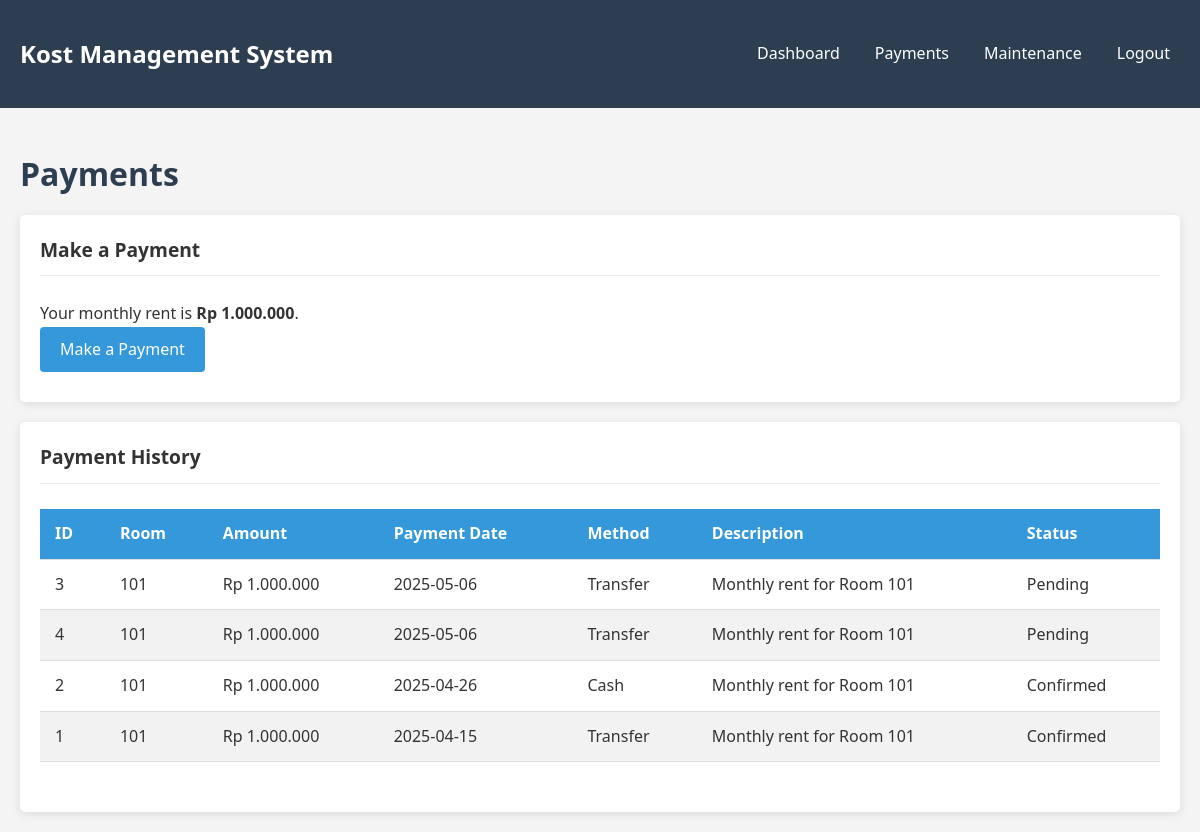
The app's page /resident/payments.php (signed in) with its own data.
### tables this page shows
CREATE TABLE `rooms` (
  `id` int(11) NOT NULL,
  `room_number` varchar(10) NOT NULL,
  `floor` int(11) NOT NULL,
  `price` decimal(10,2) NOT NULL,
  `facilities` text DEFAULT NULL,
  `status` enum('available','occupied','maintenance') NOT NULL DEFAULT 'available'
);

CREATE TABLE `payments` (
  `id` int(11) NOT NULL,
  `resident_id` int(11) NOT NULL,
  `room_id` int(11) NOT NULL,
  `amount` decimal(10,2) NOT NULL,
  `payment_date` date NOT NULL,
  `payment_method` enum('cash','transfer','other') NOT NULL,
  `description` varchar(255) DEFAULT NULL,
  `status` enum('pending','confirmed','rejected') NOT NULL DEFAULT 'pending',
  `created_at` timestamp NOT NULL DEFAULT current_timestamp()
);

### resident/payments.php (the view, shortened to what this page needs)
<?php
require_once "../config.php";
$records_per_page = 10;
$page = isset($_GET['page']) && is_numeric($_GET['page']) ? $_GET['page'] : 1;
$offset = ($page - 1) * $records_per_page;
$sql = "SELECT p.*, r.room_number
        FROM payments p
        JOIN rooms r ON p.room_id = r.id
        WHERE resident_id = ?
        ORDER BY payment_date DESC
        LIMIT ?, ?";
if($stmt = mysqli_prepare($conn, $sql)){
    mysqli_stmt_bind_param($stmt, "iii", $_SESSION["resident_id"], $offset, $records_per_page);
    if(mysqli_stmt_execute($stmt)){
        $payments = mysqli_stmt_get_result($stmt);
    } else{
        echo "Oops! Something went wrong. Please try again later.";
    }
}
$room_price = 0;
if(isset($_SESSION["room_id"]) && !empty($_SESSION["room_id"])){
    $sql = "SELECT price FROM rooms WHERE id = ?";
    if($stmt = mysqli_prepare($conn, $sql)){
        mysqli_stmt_bind_param($stmt, "i", $_SESSION["room_id"]);
        if(mysqli_stmt_execute($stmt)){
            $result = mysqli_stmt_get_result($stmt);
            if(mysqli_num_rows($result) == 1){
                $room = mysqli_fetch_array($result, MYSQLI_ASSOC);
                $room_price = $room["price"];
            }
        }
    }
}
?>
<!DOCTYPE html>
<html lang="en">
<head>
    <link rel="stylesheet" href="../css/style.css">
</head>
<body>
    <?php include "resident_navbar.php"; ?>
    <div class="container">
        <h1>Payments</h1>
        <?php if(isset($_SESSION["room_id"]) && !empty($_SESSION["room_id"])): ?>
        <div class="card" style="margin-bottom: 20px;">
            <div class="card-header">
                <div style="display: flex; justify-content: space-between; align-items: center;">
                    <span>Make a Payment</span>
                </div>
            </div>
            <div class="card-body">
                <p>Your monthly rent is <strong>Rp <?php echo number_format($room_price, 0, ',', '.'); ?></strong>.</p>
                <a href="payment_new.php" class="btn btn-primary">Make a Payment</a>
            </div>
        </div>
        <?php endif; ?>
        <div class="card">
            <div class="card-header">
                <span>Payment History</span>
            </div>
            <div class="card-body">
                <?php if(isset($payments) && mysqli_num_rows($payments) > 0): ?>
                <div class="table-container">
                    <table>
                        <thead>
                            <tr>
                                <th>ID</th>
                                <th>Room</th>
                                <th>Amount</th>
                                <th>Payment Date</th>
                                <th>Method</th>
                                <th>Description</th>
                                <th>Status</th>
                            </tr>
                        </thead>
                        <tbody>
                            <?php while($row = mysqli_fetch_array($payments)): ?>
                            <tr>
                                <td><?php echo htmlspecialchars($row["id"]); ?></td>
                                <td><?php echo htmlspecialchars($row["room_number"]); ?></td>
                                <td>Rp <?php echo number_format($row["amount"], 0, ',', '.'); ?></td>
                                <td><?php echo htmlspecialchars($row["payment_date"]); ?></td>
                                <td><?php echo ucfirst(htmlspecialchars($row["payment_method"])); ?></td>
                                <td><?php echo htmlspecialchars($row["description"]); ?></td>
                                <td>
                                    <?php
                                    $status_class = '';
                                    switch($row["status"]) {
                                        case 'confirmed':
                                            $status_class = 'text-success';
                                            break;
                                        case 'pending':
                                            $status_class = 'text-warning';
                                            break;
                                    }
                                    echo "<span class='{$status_class}'>" . ucfirst(htmlspecialchars($row["status"])) . "</span>";
                                    ?>
                                </td>
                            </tr>
                            <?php endwhile; ?>
                        </tbody>
                    </table>
                </div>
                <?php else: ?>
                <p>No payment records found.</p>
                <?php endif; ?>
            </div>
        </div>
    </div>
</body>
</html>

### css/style.css (style rules this page uses)
:root { --primary-color: #3498db; --secondary-color: #2ecc71; --dark-color: #2c3e50; --light-color: #ecf0f1; --danger-color: #e74c3c; --warning-color: #f39c12; --success-color: #27ae60; }
* { box-sizing: border-box; margin: 0; padding: 0; }
body { font-family: 'Segoe UI', Tahoma, Geneva, Verdana, sans-serif; line-height: 1.6; background-color: #f4f4f4; color: #333; }
.container { width: 100%; max-width: 1200px; margin: 0 auto; padding: 20px; }
h1, h2, h3, h4 { margin-bottom: 15px; color: var(--dark-color); }
a { color: var(--primary-color); text-decoration: none; }
.btn { display: inline-block; padding: 10px 20px; background-color: var(--primary-color); color: white; border: none; border-radius: 4px; cursor: pointer; font-size: 16px; transition: background-color 0.3s; }
.btn-primary { background-color: var(--primary-color); }
.table-container { overflow-x: auto; }
table { width: 100%; border-collapse: collapse; margin-bottom: 20px; }
th, td { padding: 12px 15px; text-align: left; border-bottom: 1px solid #ddd; }
th { background-color: var(--primary-color); color: white; }
tr:nth-child(even) { background-color: #f2f2f2; }
.card { background-color: white; border-radius: 5px; box-shadow: 0 2px 10px rgba(0, 0, 0, 0.1); padding: 20px; }
.card-header { font-weight: bold; font-size: 1.2rem; padding-bottom: 10px; border-bottom: 1px solid #eee; margin-bottom: 15px; }
.card-body { padding: 10px 0; }

### records on screen
rooms: price "1.000.000"
payments: id "3", room.room_number "101", amount "1.000.000", payment_date "2025-05-06", payment_method "Transfer", description "Monthly rent for Room 101", status "Pending"
payments: id "4", room.room_number "101", amount "1.000.000", payment_date "2025-05-06", payment_method "Transfer", description "Monthly rent for Room 101", status "Pending"
payments: id "2", room.room_number "101", amount "1.000.000", payment_date "2025-04-26", payment_method "Cash", description "Monthly rent for Room 101", status "Confirmed"
payments: id "1", room.room_number "101", amount "1.000.000", payment_date "2025-04-15", payment_method "Transfer", description "Monthly rent for Room 101", status "Confirmed"
